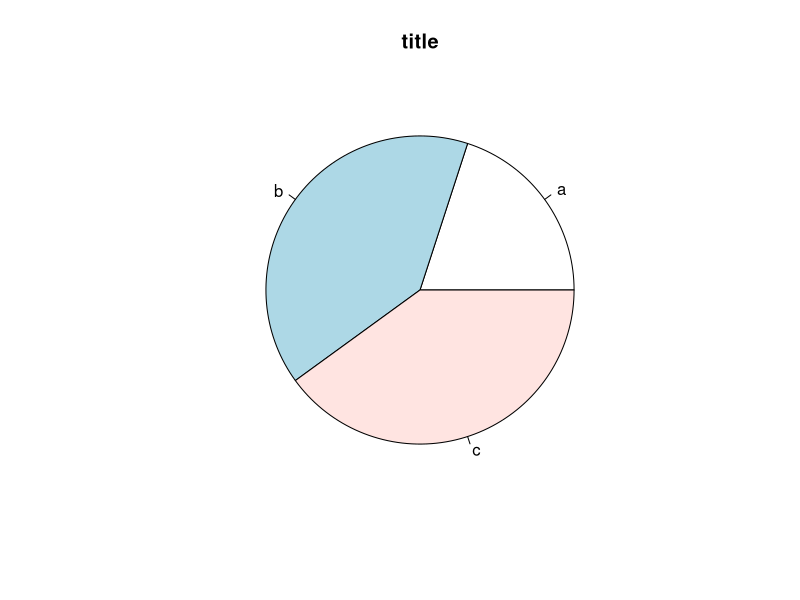

Generate this figure with R:
q = c(1,2,31,2,31)

pie(table(q), main="title", labels=c('a', 'b', 'c'))

# pie3D(table(q), main="title", labels=c('a', 'b', 'c'))

